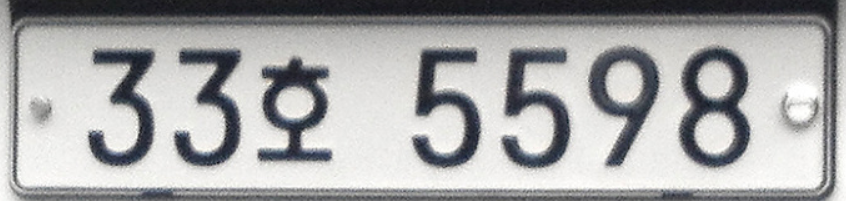
#> input picture OOPproject4/test_image/car3.png, 846 x 201 px
$ python oopproject4_exeption_handle.py
#> lines starting #> are read from the running program, lines starting #| are printed output that depends on the picture; after the words box and inside, x2 and y2 are one past the last pixel; in counts of white or black regions, pixels touching at a corner belong together
import cv2
import numpy as np
import matplotlib.pyplot as plt
import pytesseract
import os
from find_chars import *
from isHangeul import *

plt.style.use('dark_background')

#matplotlib 이용해 이미지 파일 읽어 시각화
img_ori = cv2.imread('test_image/car3.png')
#> img_ori is the input picture: shape (201, 846, 3); mean B, G, R 167.9, 167.5, 167.2
#shape함수 이용해 height, width, channel 얻음
height, width, channel = img_ori.shape
#> height = 201; width = 846; channel = 3


###1st image, grayscale###

gray = cv2.cvtColor(img_ori, cv2.COLOR_BGR2GRAY) #openCV 컬러변환 함수 cvtColor 이용해 흑백으로 변환
plt.figure(figsize=(12,10)) #figure 인스턴스 생성, 이미지 전체의 영역 확보
plt.imshow(gray)


###2nd image, GaussianBlur and ThreshHolding###

img_blurred = cv2.GaussianBlur(gray, ksize=(5, 5), sigmaX=0)

#adaptiveThreshold(입력영상, 결과 이진 영상,결과에 대한 최댓값, 방법, 경계화 타입, 블록의 크기, 사용할 경계 값);
#경계화 타입에 가우시안블러 적용, 중심 쪽 픽셀의 가중치 높게 부여
img_blur_thresh = cv2.adaptiveThreshold(
    img_blurred,
    maxValue=255.0,
    adaptiveMethod=cv2.ADAPTIVE_THRESH_GAUSSIAN_C,
    thresholdType=cv2.THRESH_BINARY_INV,
    blockSize=19, #주변값의 범위에 해당하는 blockSize x blockSize의 크기값, 홀수를 사용
    C=9
)
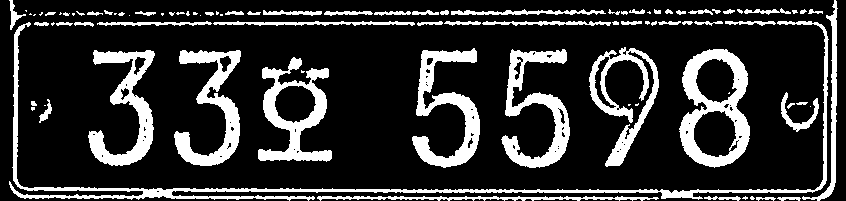
#> img_blur_thresh: shape (201, 846); 19.6% white; 92 white regions (34 under 20 px)
plt.imshow(img_blur_thresh)


###3rd image, Finding Contour###

#find contours: 동일한 색/강도 가진 영역의 경계선 연결한 선 찾기
#LIST mode: 계층정보x, 모든 외곽선 검출/method:수직선, 수평선, 대각선 대해 끝점만 저장
contours, _ = cv2.findContours(
    img_blur_thresh,
    mode=cv2.RETR_LIST,
    method=cv2.CHAIN_APPROX_SIMPLE
)
#> contours = 156 contours, 97 with area under 20; largest, box (x1, y1, x2, y2) and area: (679, 49, 750, 168) 6322, (258, 57, 332, 162) 3806, (9, 21, 829, 201) 3770, (412, 48, 480, 168) 2893, (501, 49, 570, 168) 2876

#0으로 초기화된 배열 생성
temp_result = np.zeros((height, width, channel), dtype=np.uint8)

#윤곽선 그리는 함수 drawContours
#> (the run stopped early here; a loop or call above may not have finished)

$ run again, with OOPproject4/test_image/car1.png copied over OOPproject4/test_image/car3.png
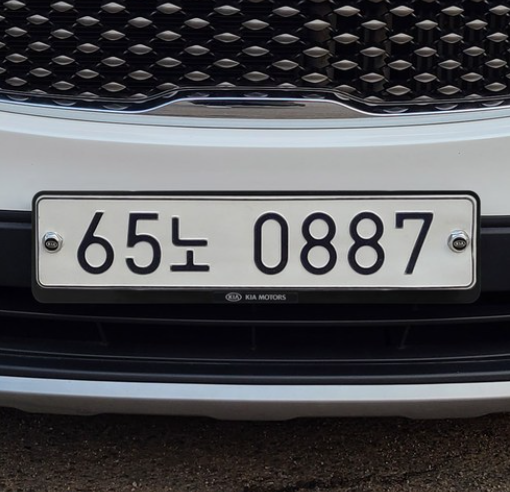
#> input picture OOPproject4/test_image/car1.png, 510 x 492 px
#> img_ori is the input picture: shape (492, 510, 3); mean B, G, R 83, 80.3, 80.4
#> `img_blurred = cv2.GaussianBlur(gray, ksize=(5, 5), sigmaX=0)`:
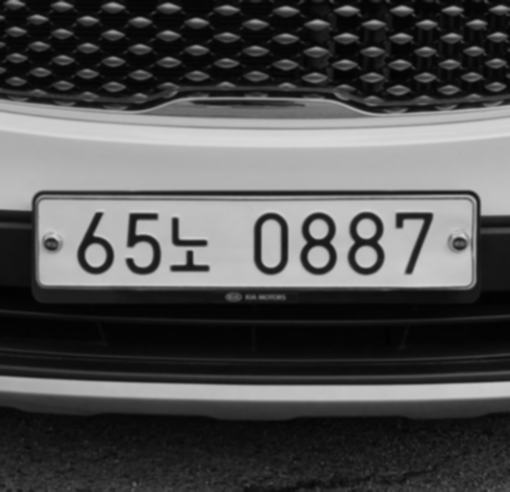
#> img_blurred: shape (492, 510); min 1, max 218, mean 80.6
#> `img_blur_thresh = cv2.adaptiveThreshold( img_blurred, maxValue=255.0, ..`:
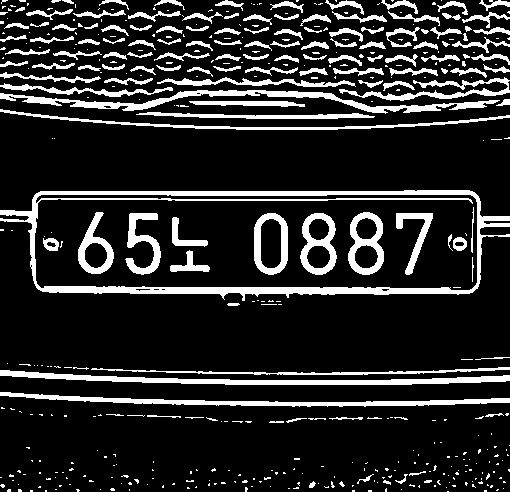
#> img_blur_thresh: shape (492, 510); 15.9% white; 465 white regions (328 under 20 px)
#> contours = 482 contours, 362 with area under 20; largest, box (x1, y1, x2, y2) and area: (0, 190, 510, 301) 46086, (34, 194, 478, 291) 40520, (0, 370, 510, 385) 2194, (0, 90, 500, 114) 2172, (0, 392, 510, 407) 1818

$ run again, with OOPproject4/test_image/car4.png copied over OOPproject4/test_image/car3.png
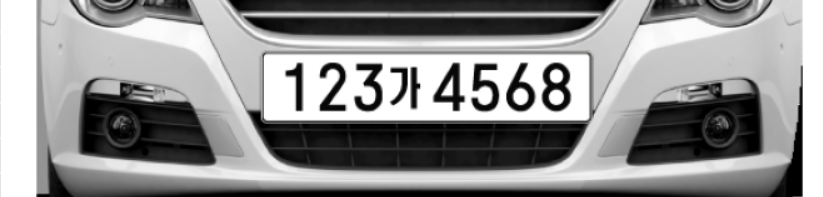
#> input picture OOPproject4/test_image/car4.png, 823 x 197 px
#> img_ori is the input picture: shape (197, 823, 3); mean B, G, R 143.7, 143.7, 143.7
#> `img_blur_thresh = cv2.adaptiveThreshold( img_blurred, maxValue=255.0, ..`:
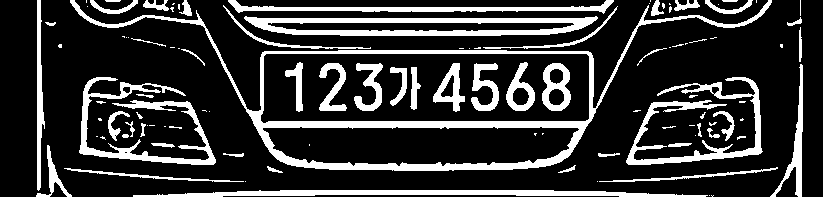
#> img_blur_thresh: shape (197, 823); 20.4% white; 106 white regions (52 under 20 px)
#> contours = 117 contours, 65 with area under 20; largest, box (x1, y1, x2, y2) and area: (70, 0, 772, 171) 39348, (260, 53, 590, 124) 22186, (262, 126, 580, 167) 10372, (244, 16, 598, 36) 5315, (267, 22, 575, 32) 2340

$ run again, with OOPproject4/test_image/car6.png copied over OOPproject4/test_image/car3.png
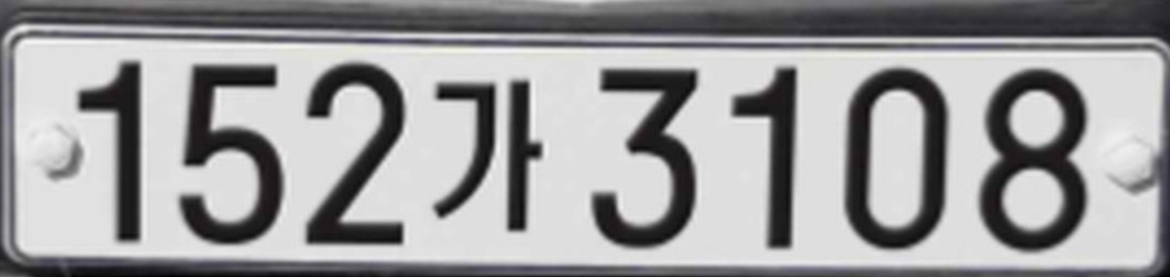
#> input picture OOPproject4/test_image/car6.png, 1170 x 277 px
#> img_ori is the input picture: shape (277, 1170, 3); mean B, G, R 156.4, 155.3, 155.7
#> `img_blur_thresh = cv2.adaptiveThreshold( img_blurred, maxValue=255.0, ..`:
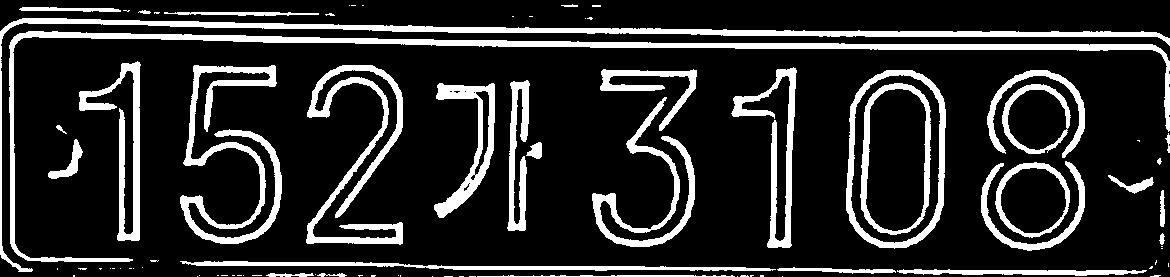
#> img_blur_thresh: shape (277, 1170); 16.9% white; 85 white regions (51 under 20 px)
#> contours = 97 contours, 58 with area under 20; largest, box (x1, y1, x2, y2) and area: (846, 70, 946, 249) 15184, (850, 74, 941, 244) 12848, (860, 83, 931, 235) 9108, (865, 88, 927, 232) 7460, (9, 31, 1170, 262) 7032
